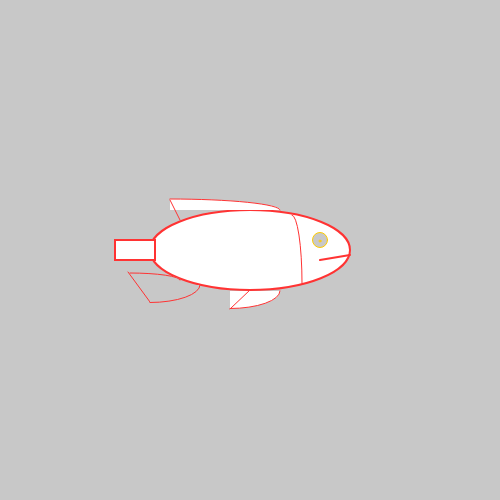
Frame 1 (no input)
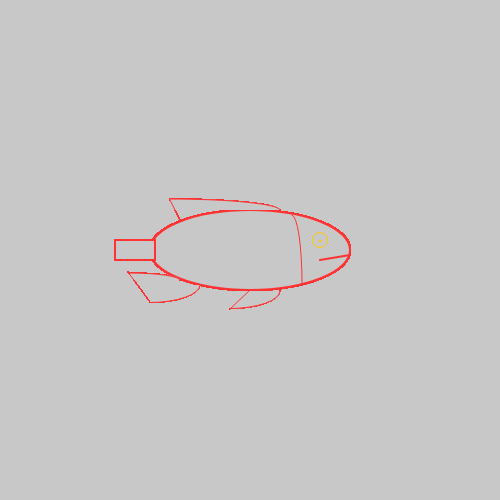
Frame 60 (no input)
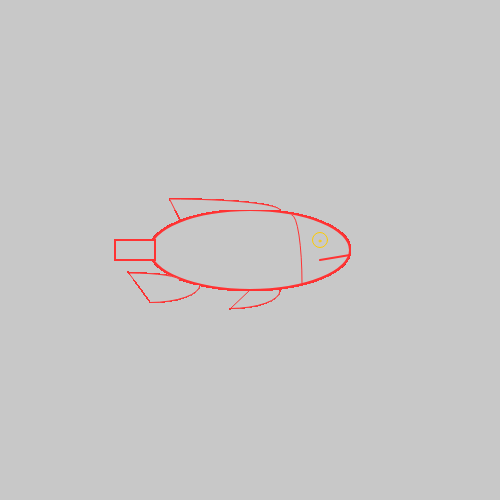
Frame 120 (the mouse pressed at the canvas centre since frame 60)

The p5.js sketch that drew these frames (run headless with seeded random() and noise() and a simulated clock; from frame 60 on, the mouse is pressed at the canvas centre):

// p5.js sketch
// ── sketch.js
const CANVAS_WIDTH = 500;
const CANVAS_HEIGHT = 500;

function setup() {
    createCanvas(CANVAS_WIDTH, CANVAS_HEIGHT);
    background(200);
}

function draw() {
	strokeWeight(2.0);
	stroke(255,51,51);
    ellipse(250, 250, 200, 80);
    rect(115,240,40,20);
    line (350,255,320,260);
    strokeWeight(1.0);
    arc (292,283,20,136, radians(270), radians(360));
    arc (170, 210, 220, 22, radians(270), radians(360));
    line(170,200,180,220);
    arc (230,291,100,35, radians(360), radians(90));
    line (230,309,250,290);
    fill(200);
    arc (130, 280, 100, 14, radians(270), radians(360));
    line(128,272,150,302);
    arc (150,285,100,35, radians(360), radians(90));
    stroke(255, 204, 0);
    ellipse(320,240,15,15);
    ellipse (320,241,2,2);
}
